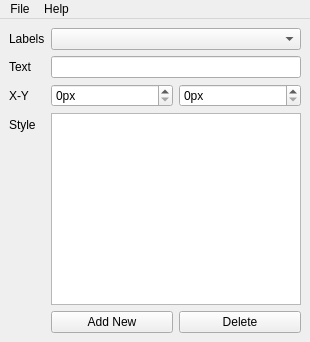
<?xml version="1.0" encoding="UTF-8"?>
<ui version="4.0">
 <class>main_window</class>
 <widget class="QMainWindow" name="main_window">
  <property name="geometry">
   <rect>
    <x>0</x>
    <y>0</y>
    <width>310</width>
    <height>342</height>
   </rect>
  </property>
  <property name="windowTitle">
   <string>ODSBB Editor</string>
  </property>
  <widget class="QWidget" name="central_widget">
   <layout class="QFormLayout" name="formLayout">
    <property name="leftMargin">
     <number>9</number>
    </property>
    <property name="topMargin">
     <number>9</number>
    </property>
    <property name="rightMargin">
     <number>9</number>
    </property>
    <property name="bottomMargin">
     <number>9</number>
    </property>
    <item row="0" column="0">
     <widget class="QLabel" name="labels_label">
      <property name="text">
       <string>Labels</string>
      </property>
     </widget>
    </item>
    <item row="0" column="1">
     <widget class="QComboBox" name="combo_box"/>
    </item>
    <item row="1" column="0">
     <widget class="QLabel" name="text_label">
      <property name="text">
       <string>Text</string>
      </property>
     </widget>
    </item>
    <item row="1" column="1">
     <widget class="QLineEdit" name="line_edit"/>
    </item>
    <item row="2" column="0">
     <widget class="QLabel" name="xy_label">
      <property name="text">
       <string>X-Y</string>
      </property>
     </widget>
    </item>
    <item row="2" column="1">
     <layout class="QHBoxLayout" name="xy_horizontal_layout">
      <item>
       <widget class="QSpinBox" name="x_spin_box">
        <property name="suffix">
         <string>px</string>
        </property>
        <property name="maximum">
         <number>9999</number>
        </property>
        <property name="singleStep">
         <number>20</number>
        </property>
       </widget>
      </item>
      <item>
       <widget class="QSpinBox" name="y_spin_box">
        <property name="suffix">
         <string>px</string>
        </property>
        <property name="maximum">
         <number>9999</number>
        </property>
        <property name="singleStep">
         <number>20</number>
        </property>
       </widget>
      </item>
     </layout>
    </item>
    <item row="3" column="0">
     <widget class="QLabel" name="style_label">
      <property name="text">
       <string>Style</string>
      </property>
     </widget>
    </item>
    <item row="3" column="1">
     <widget class="QPlainTextEdit" name="plain_text_edit">
      <property name="sizePolicy">
       <sizepolicy hsizetype="Expanding" vsizetype="Expanding">
        <horstretch>0</horstretch>
        <verstretch>0</verstretch>
       </sizepolicy>
      </property>
      <property name="autoFillBackground">
       <bool>false</bool>
      </property>
      <property name="lineWrapMode">
       <enum>QPlainTextEdit::NoWrap</enum>
      </property>
     </widget>
    </item>
    <item row="4" column="0">
     <widget class="QLabel" name="blank_label">
      <property name="text">
       <string/>
      </property>
     </widget>
    </item>
    <item row="4" column="1">
     <layout class="QHBoxLayout" name="button_horizontal_layout" stretch="0,0">
      <property name="spacing">
       <number>6</number>
      </property>
      <property name="sizeConstraint">
       <enum>QLayout::SetDefaultConstraint</enum>
      </property>
      <item>
       <widget class="QPushButton" name="add_button">
        <property name="sizePolicy">
         <sizepolicy hsizetype="Minimum" vsizetype="Fixed">
          <horstretch>0</horstretch>
          <verstretch>0</verstretch>
         </sizepolicy>
        </property>
        <property name="text">
         <string>Add New</string>
        </property>
       </widget>
      </item>
      <item>
       <widget class="QPushButton" name="delete_button">
        <property name="sizePolicy">
         <sizepolicy hsizetype="Minimum" vsizetype="Fixed">
          <horstretch>0</horstretch>
          <verstretch>0</verstretch>
         </sizepolicy>
        </property>
        <property name="layoutDirection">
         <enum>Qt::LeftToRight</enum>
        </property>
        <property name="autoFillBackground">
         <bool>false</bool>
        </property>
        <property name="text">
         <string>Delete</string>
        </property>
       </widget>
      </item>
     </layout>
    </item>
   </layout>
  </widget>
  <widget class="QMenuBar" name="menu_bar">
   <property name="geometry">
    <rect>
     <x>0</x>
     <y>0</y>
     <width>310</width>
     <height>21</height>
    </rect>
   </property>
   <widget class="QMenu" name="menu_file">
    <property name="title">
     <string>File</string>
    </property>
    <addaction name="action_new"/>
    <addaction name="action_open_file"/>
    <addaction name="action_save"/>
    <addaction name="action_save_as"/>
    <addaction name="separator"/>
    <addaction name="action_set_default"/>
   </widget>
   <widget class="QMenu" name="menu_help">
    <property name="title">
     <string>Help</string>
    </property>
    <addaction name="action_hide"/>
    <addaction name="action_formatting"/>
    <addaction name="separator"/>
    <addaction name="action_about"/>
   </widget>
   <addaction name="menu_file"/>
   <addaction name="menu_help"/>
  </widget>
  <action name="action_open_file">
   <property name="text">
    <string>Open file...</string>
   </property>
   <property name="shortcut">
    <string>Ctrl+O</string>
   </property>
  </action>
  <action name="action_save">
   <property name="text">
    <string>Save</string>
   </property>
   <property name="shortcut">
    <string>Ctrl+S</string>
   </property>
  </action>
  <action name="action_save_as">
   <property name="text">
    <string>Save as...</string>
   </property>
   <property name="shortcut">
    <string>Ctrl+Shift+S</string>
   </property>
  </action>
  <action name="action_set_default">
   <property name="text">
    <string>Set default</string>
   </property>
  </action>
  <action name="action_formatting">
   <property name="text">
    <string>Formatting</string>
   </property>
  </action>
  <action name="action_about">
   <property name="text">
    <string>About</string>
   </property>
   <property name="toolTip">
    <string>About</string>
   </property>
  </action>
  <action name="action_new">
   <property name="text">
    <string>New</string>
   </property>
   <property name="shortcut">
    <string>Ctrl+N</string>
   </property>
  </action>
  <action name="action_hide">
   <property name="checkable">
    <bool>true</bool>
   </property>
   <property name="text">
    <string>Hide</string>
   </property>
   <property name="shortcut">
    <string>Ctrl+H</string>
   </property>
  </action>
 </widget>
 <resources/>
 <connections/>
</ui>
